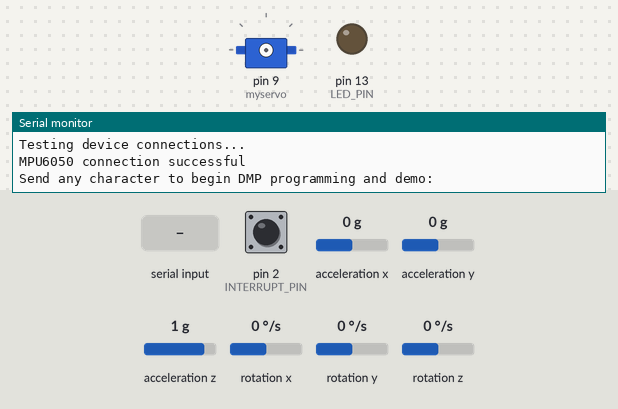
Simulated run of this sketch. Board: Arduino Uno, built with avr-gcc and run on an emulated ATmega328P. On the bench: servo, output pins drawn as LEDs (lit = HIGH), the last lines printed to the serial monitor. Inputs (shaded band) come from the test bench; at power-on: acceleration y 0 g, acceleration z 1 g, pin 2 (INTERRUPT_PIN) LOW, acceleration x 0 g, rotation x 0 °/s, rotation y 0 °/s, rotation z 0 °/s. The sensor or clock chip raises its interrupt line as the real part does.

Above: at 0.9 s.
1.0 s: "b1: \n" received over Serial
At 2.8 s:
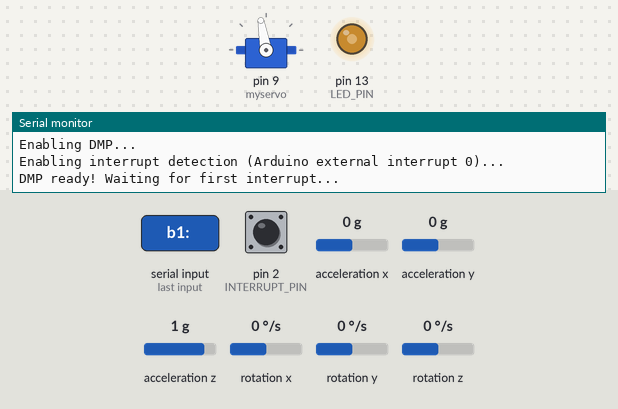
3.1 s: acceleration y set to -0.8 g
At 5.13 s:
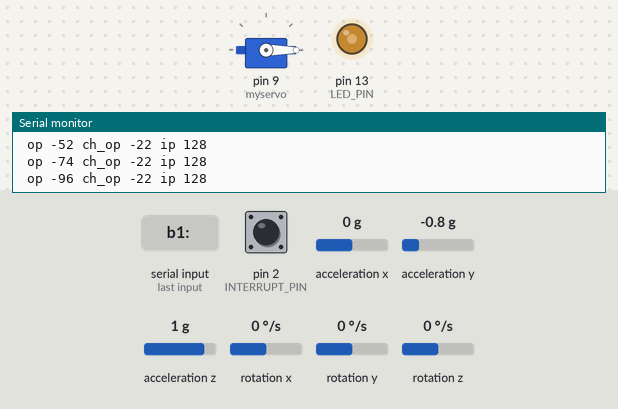
6.1 s: acceleration y set to 0.8 g
At 8.79 s:
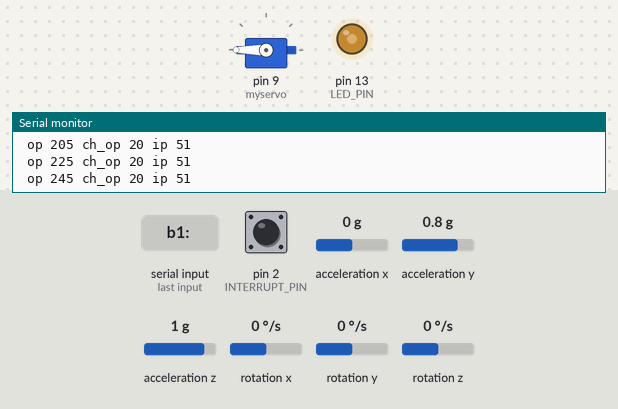
9.1 s: acceleration z set to -1.4 g
12.1 s: acceleration z set to 0.8 g
15.1 s: acceleration y set to -1.4 g
At 16.87 s:
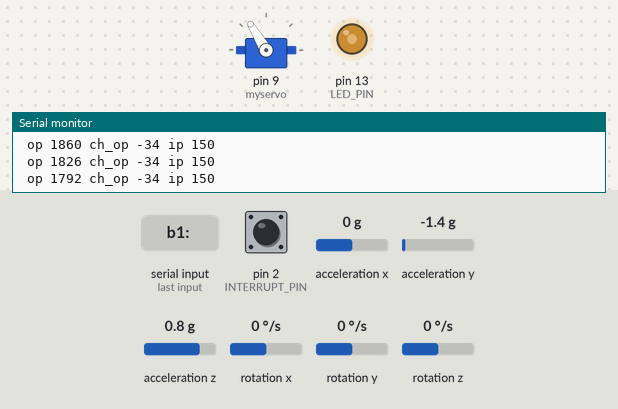
Timing chart, 0 to 20.7 s (numbered marks = the images above; inputs shaded):
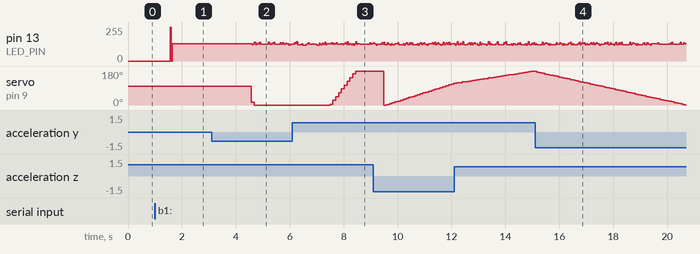

The sketch:

fussy_pid_demo.ino
```cpp
#include <Servo.h>
#include "fuzzy.h" // https://github.com/afakharany93/Fuzzy-like-PI-controller
#include "Timer.h" // https://github.com/JChristensen/Timer

// I2Cdev and MPU6050 must be installed as libraries, or else the .cpp/.h files
// for both classes must be in the include path of your project
#include "I2Cdev.h"

#include "MPU6050_6Axis_MotionApps20.h"
//#include "MPU6050.h" // not necessary if using MotionApps include file

// Arduino Wire library is required if I2Cdev I2CDEV_ARDUINO_WIRE implementation
// is used in I2Cdev.h
#if I2CDEV_IMPLEMENTATION == I2CDEV_ARDUINO_WIRE
    #include "Wire.h"
#endif

// class default I2C address is 0x68
// specific I2C addresses may be passed as a parameter here
// AD0 low = 0x68 (default for SparkFun breakout and InvenSense evaluation board)
// AD0 high = 0x69
MPU6050 mpu;

// uncomment "OUTPUT_READABLE_YAWPITCHROLL" if you want to see the yaw/
// pitch/roll angles (in degrees) calculated from the quaternions coming
// from the FIFO. Note this also requires gravity vector calculations.
// Also note that yaw/pitch/roll angles suffer from gimbal lock (for
// more info, see: http://en.wikipedia.org/wiki/Gimbal_lock)
#define OUTPUT_READABLE_YAWPITCHROLL

#define INTERRUPT_PIN 2  // use pin 2 on Arduino Uno & most boards
#define LED_PIN 13 // (Arduino is 13, Teensy is 11, Teensy++ is 6)
bool blinkState = false;

// MPU control/status vars
bool dmpReady = false;  // set true if DMP init was successful
uint8_t mpuIntStatus;   // holds actual interrupt status byte from MPU
uint8_t devStatus;      // return status after each device operation (0 = success, !0 = error)
uint16_t packetSize;    // expected DMP packet size (default is 42 bytes)
uint16_t fifoCount;     // count of all bytes currently in FIFO
uint8_t fifoBuffer[64]; // FIFO storage buffer

// orientation/motion vars
Quaternion q;           // [w, x, y, z]         quaternion container
VectorInt16 aa;         // [x, y, z]            accel sensor measurements
VectorInt16 aaReal;     // [x, y, z]            gravity-free accel sensor measurements
VectorInt16 aaWorld;    // [x, y, z]            world-frame accel sensor measurements
VectorFloat gravity;    // [x, y, z]            gravity vector
float euler[3];         // [psi, theta, phi]    Euler angle container
float ypr[3];           // [yaw, pitch, roll]   yaw/pitch/roll container and gravity vector

// packet structure for InvenSense teapot demo
uint8_t teapotPacket[14] = { '$', 0x02, 0,0, 0,0, 0,0, 0,0, 0x00, 0x00, '\r', '\n' };

Servo myservo;

//Define Variables we'll be connecting to
double Setpoint, Input, Output;

unsigned long l_time;

Timer t;

fuzzy cntrlr(9,180,0,180,0);

int op = 0;  //current output
int ch_op = 0;  //change in output
int ip = 0 ;  //input, sensor reading

// ================================================================
// ===               INTERRUPT DETECTION ROUTINE                ===
// ================================================================

volatile bool mpuInterrupt = false;     // indicates whether MPU interrupt pin has gone high
void dmpDataReady() {
    mpuInterrupt = true;
}

double mapf(double val, double in_min, double in_max, double out_min, double out_max) {
    return (val - in_min) * (out_max - out_min) / (in_max - in_min) + out_min;
}

// ================================================================
// ===                      INITIAL SETUP                       ===
// ================================================================

void setup() {

    // join I2C bus (I2Cdev library doesn't do this automatically)
    #if I2CDEV_IMPLEMENTATION == I2CDEV_ARDUINO_WIRE
        Wire.begin();
        Wire.setClock(400000); // 400kHz I2C clock. Comment this line if having compilation difficulties
    #elif I2CDEV_IMPLEMENTATION == I2CDEV_BUILTIN_FASTWIRE
        Fastwire::setup(400, true);
    #endif

    // initialize serial communication
    // (115200 chosen because it is required for Teapot Demo output, but it's
    // really up to you depending on your project)
    Serial.begin(9600);
    while (!Serial); // wait for Leonardo enumeration, others continue immediately

    // NOTE: 8MHz or slower host processors, like the Teensy @ 3.3V or Arduino
    // Pro Mini running at 3.3V, cannot handle this baud rate reliably due to
    // the baud timing being too misaligned with processor ticks. You must use
    // 38400 or slower in these cases, or use some kind of external separate
    // crystal solution for the UART timer.

    // initialize device
    Serial.println(F("Initializing I2C devices..."));
    mpu.initialize();
    pinMode(INTERRUPT_PIN, INPUT);

    // verify connection
    Serial.println(F("Testing device connections..."));
    Serial.println(mpu.testConnection() ? F("MPU6050 connection successful") : F("MPU6050 connection failed"));

    // wait for ready
    Serial.println(F("\nSend any character to begin DMP programming and demo: "));

    while (Serial.available() && Serial.read()); // empty buffer
    while (!Serial.available());                 // wait for data
    while (Serial.available() && Serial.read()); // empty buffer again

    // load and configure the DMP
    Serial.println(F("Initializing DMP..."));
    devStatus = mpu.dmpInitialize();

    // supply your own gyro offsets here, scaled for min sensitivity
    mpu.setXGyroOffset(220);
    mpu.setYGyroOffset(76);
    mpu.setZGyroOffset(-85);
    mpu.setZAccelOffset(1788); // 1688 factory default for my test chip

    // make sure it worked (returns 0 if so)
    if (devStatus == 0) {
        // turn on the DMP, now that it's ready
        Serial.println(F("Enabling DMP..."));
        mpu.setDMPEnabled(true);

        // enable Arduino interrupt detection
        Serial.print(F("Enabling interrupt detection (Arduino external interrupt "));
        Serial.print(digitalPinToInterrupt(INTERRUPT_PIN));
        Serial.println(F(")..."));
        attachInterrupt(digitalPinToInterrupt(INTERRUPT_PIN), dmpDataReady, RISING);
        mpuIntStatus = mpu.getIntStatus();

        // set our DMP Ready flag so the main loop() function knows it's okay to use it
        Serial.println(F("DMP ready! Waiting for first interrupt..."));
        dmpReady = true;

        // get expected DMP packet size for later comparison
        packetSize = mpu.dmpGetFIFOPacketSize();
    } else {
        // ERROR!
        // 1 = initial memory load failed
        // 2 = DMP configuration updates failed
        // (if it's going to break, usually the code will be 1)
        Serial.print(F("DMP Initialization failed (code "));
        Serial.print(devStatus);
        Serial.println(F(")"));
    }

    myservo.attach(9);

    Input = 0;
    myservo.write(100);

    l_time = millis();

    t.every(100,contrl_pid);

    // configure LED for output
    pinMode(LED_PIN, OUTPUT);
}


// ================================================================
// ===                    MAIN PROGRAM LOOP                     ===
// ================================================================

void loop() {
    // if programming failed, don't try to do anything
    if (!dmpReady) return;

    // wait for MPU interrupt or extra packet(s) available
    while (!mpuInterrupt && fifoCount < packetSize) {
        if (mpuInterrupt && fifoCount < packetSize) {
          // try to get out of the infinite loop
          fifoCount = mpu.getFIFOCount();
        }
        // other program behavior stuff here
        // .
        // .
        // .
        // if you are really paranoid you can frequently test in between other
        // stuff to see if mpuInterrupt is true, and if so, "break;" from the
        // while() loop to immediately process the MPU data
        // .
        // .
        // .
    }

    // reset interrupt flag and get INT_STATUS byte
    mpuInterrupt = false;
    mpuIntStatus = mpu.getIntStatus();

    // get current FIFO count
    fifoCount = mpu.getFIFOCount();

    // check for overflow (this should never happen unless our code is too inefficient)
    if ((mpuIntStatus & _BV(MPU6050_INTERRUPT_FIFO_OFLOW_BIT)) || fifoCount >= 1024) {
        // reset so we can continue cleanly
        mpu.resetFIFO();
        fifoCount = mpu.getFIFOCount();
        Serial.println(F("FIFO overflow!"));

    // otherwise, check for DMP data ready interrupt (this should happen frequently)
    } else if (mpuIntStatus & _BV(MPU6050_INTERRUPT_DMP_INT_BIT)) {
        // wait for correct available data length, should be a VERY short wait
        while (fifoCount < packetSize) fifoCount = mpu.getFIFOCount();

        // read a packet from FIFO
        mpu.getFIFOBytes(fifoBuffer, packetSize);

        // track FIFO count here in case there is > 1 packet available
        // (this lets us immediately read more without waiting for an interrupt)
        fifoCount -= packetSize;

        mpu.dmpGetQuaternion(&q, fifoBuffer);
        mpu.dmpGetGravity(&gravity, &q);
        mpu.dmpGetYawPitchRoll(ypr, &q, &gravity);

        Input = ypr[2] * 180/M_PI;
        if (Input > 90)
          Input = 90;
        if (Input < -90)
          Input = -90;

        if (Input >= 0)
          Input = abs(Input - 90);
        if (Input < 0)
          Input = abs(Input) + 90;
        ip = Input;

        if (millis() - l_time > 3000)
        {
          t.update();
        }

        // blink LED to indicate activity
        blinkState = !blinkState;
        digitalWrite(LED_PIN, blinkState);
    }
}

void contrl_pid(void)
{
  ch_op = cntrlr.fuzzy_controller(ip , 90);
  op = op + ch_op;
  myservo.write(op);

  Serial.print(" op ");
  Serial.print(op);
  Serial.print(" ch_op ");
  Serial.print(ch_op);
  Serial.print(" ip ");
  Serial.println(ip);
}
```

fuzzy.h
```cpp
/*
	Author Ahmed El Fakharany afakharany93@gmail.com

	This is a library used to calculate the change required for the output by measuring the feedback element using fuzzy logic control
	error input is percentized	en = ((e - emin)*100)/(emax - emin)
	it takes the number of sets as a constructor input then calculates the the fuzzy sets boundaries 	0.5 range of set = 100/(n+1)
	the sets are numbered from 0 to (n-1), 0 is the number of the most negative value while (n-1) is the set number of the most +ve value
*/

#ifndef __FUZ_ZY__
#define __FUZ_ZY__

#include "Arduino.h"
#include <math.h>

#define UNDEFINED_SET_NUMBER	150

struct membr_set_val
{
	short int set_1;
	float deg_truth_1;

	short int set_2;
	float deg_truth_2;
};

struct op_membr_val
{
	short int set_1;
	float deg_truth_1;

	short int set_2;
	float deg_truth_2;

	short int set_3;
	float deg_truth_3;
};

class fuzzy
{
	private:
		short int _n_membr_sets;
	public:
		int set_point ;

		int crisp_ip ;	//crisp input for fuzzy logic i.e. measured value
		int ip_max ;
		int ip_min ;

		int op_max ;		//output max value
		int op_min ;		//output minimum value

		int error ;
		int error_1 ;	//old error
		int error_max ;
		int error_min ;
		float error_p ;	//percentized error


		int ch_error ;
		int ch_error_max ;
		int ch_error_min ;
		float ch_error_p;

		int ch_op_max;
		int ch_op_min;
		int ch_op;
		float ch_op_p;

		int max_st ;	//maximum sampling time milliseconds
		int zero_st;	//sampling time when error equals zero

		struct membr_set_val err_set;
		struct membr_set_val ch_err_set;

		struct op_membr_val ch_op_set;

		fuzzy(short int n, int imax, int imin, int omax, int omin);

		float percentizer	 (int val, int val_max, int val_min);
		float depercentizer  (float val, int val_max, int val_min);

		/* calculates error percentized and saves value in error_p*/
		float error_calc(int val, int set_val);
		float ch_error_calc (int en, int *en_1);	//calculate percentized change of error

		struct membr_set_val membership_determiner(short int n, float val);	//used to determine membership values of a variable

		struct op_membr_val ch_op_determiner(short int n, struct membr_set_val ip_mem_1, struct membr_set_val ip_mem_2);

		float defuzzifier (short int n, struct op_membr_val u);

		int fuzzy_controller(int input, int s_point);

		int sample_t_det ();
};

#endif
```

Source omitted: fuzzy.cpp (9423 bytes)

Measured:
- after the input at 1.0 s, pin 13 (LED_PIN): 0/255 → 130/255 after 0.57 s
- after the input at 3.1 s, servo on pin 9 (myservo): 100° → 14° after 1.5 s, → 0° 0.11 s later
- after the input at 6.1 s, servo on pin 9 (myservo): moves from 0° to 180° over 0.95 s, starting after 1.4 s
- after the input at 15.1 s, servo on pin 9 (myservo): moves from 180° to 0° over 5.5 s, starting after 0.07 s
